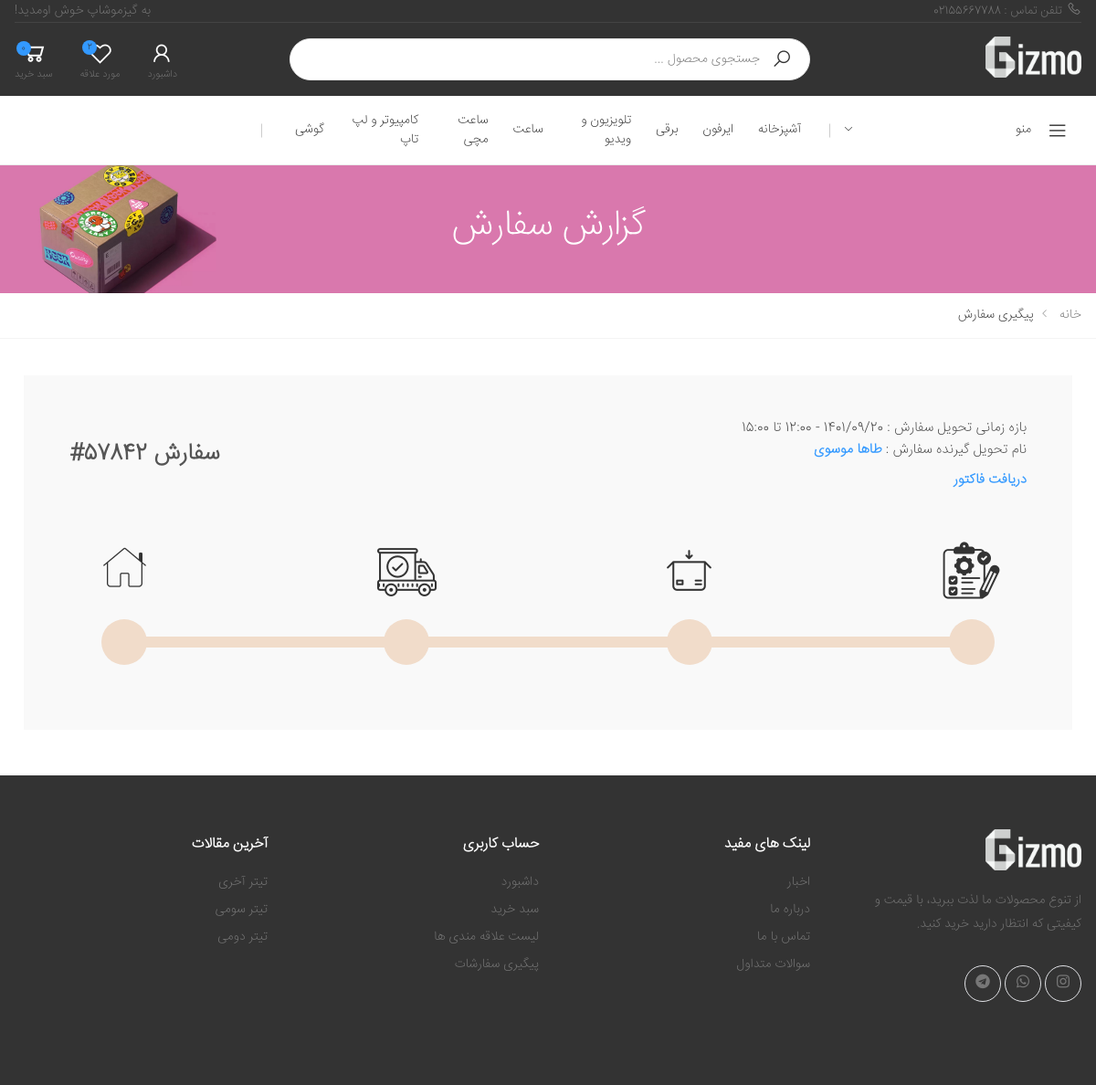
The page /orders/137/ (signed in) on the database its author committed.
### stuff/models.py (models this page shows, shortened)
class Category(models.Model):
    sub_category = models.ForeignKey('self',on_delete=models.CASCADE, related_name='scategory',null=True,blank=True)
    is_sub = models.BooleanField(default=False)
    name = models.CharField(max_length=200)
    slug = models.SlugField(max_length=200,unique=True)
    class Meta:
        ordering = ('name',)
        verbose_name = 'category'
        verbose_name_plural = 'categories'
    def get_absolute_url(self):
        return reverse('stuff:category_detail',args=[self.id,1])

### accounts/models.py (models this page shows, shortened)
class User(AbstractBaseUser):
    phoneNumber = models.CharField(unique=True, max_length=11)
    full_name = models.CharField(max_length=100, null=True, blank=True)
    is_admin = models.BooleanField(default=False)
    is_active = models.BooleanField(default=True)
    email = models.EmailField(unique=True)
    profile = models.OneToOneField(ProfileUser,on_delete=models.SET_NULL,blank=True,null=True,related_name="user")
    can_change_password = models.BooleanField(default=False)
    code = models.IntegerField(blank=True,null=True)
    wishlist = models.ManyToManyField(Product,blank=True,related_name ="wishlist")
    informing = models.ManyToManyField(Product,blank=True,related_name ="informing")
    USERNAME_FIELD = 'phoneNumber'
    objects = MyUserManager()

### orders/models.py (models this page shows, shortened)
class Order(models.Model):
    user = models.ForeignKey(settings.AUTH_USER_MODEL,on_delete=models.CASCADE,related_name='orders')
    created = models.DateTimeField(auto_now_add=True)
    updated = models.DateTimeField(auto_now=True)
    paid = models.BooleanField(default=False)
    discount = models.IntegerField(blank=True,null=True,default=None)
    receipt = models.ImageField(upload_to='web_shop/receipt/%Y/%m/',blank=True,null=True)
    receipt_bool = models.BooleanField(default=False)
    ref_id = models.CharField(max_length=100,blank=True,null=True,default=None)
    authority = models.CharField(max_length=100,blank=True,null=True,default=None)
    address = models.ForeignKey(Address,on_delete=models.CASCADE,blank=True,null=True,default=None)
    processed = models.BooleanField(default=False)
    packing = models.BooleanField(default=False)
    shipped = models.BooleanField(default=False)
    deliveried = models.BooleanField(default=False)
    class Meta:
        ordering = ('-created',)
    def get_order_number(self):
        order_id = self.id
        order_num = abs(hash(self.created)) % (10 ** 5)
        order_num_str = str(order_num).zfill(5)
        return order_num_str

### blog/models.py (models this page shows, shortened)
class Article(models.Model):
    status_ch = (
        ('p' , "انتشار یافته"),
        ('d', "پیش نویس"),
        ('i', "در انتظار انتشار"),
        ('b',"برگشت داده شده"),
    )
    title = models.CharField(max_length=50,verbose_name="تیتر")
    text = models.TextField(verbose_name="متن")
    Author = models.ForeignKey(User,on_delete=models.CASCADE,related_name="articles",verbose_name="نویسنده")
    Cover = models.ImageField(upload_to="web_shop/blog/articles/%Y/%m/",null=True,blank=True,verbose_name="تصویر")
    drafted = models.DateTimeField(auto_now_add=True,verbose_name="تاریخ پیش نویس")
    publish = models.DateTimeField(default=timezone.now,verbose_name="تاریخ انتشار")
    update = models.DateTimeField(auto_now=True,verbose_name="تاریخ آپدیت")
    slug = models.SlugField(max_length=40, unique = True,verbose_name="آدرس")
    status = models.CharField(max_length=1,choices = status_ch,verbose_name="وضعیت")
    Category = models.ManyToManyField(Category,related_name = "articles",verbose_name="دسته بندی")
    views = models.PositiveIntegerField(default=0, verbose_name="تعداد بازدید")
    is_for_landing = models.BooleanField(default=False)
    objects = ArticleManager()
    def get_absolute_url(self):
        return reverse("blog:article",args=[self.slug])
    def shamsi_date(self):
        return jalali_converter(self.publish)
    shamsi_date.short_description = "publish"

### orders/views.py (the view)
# urls.py: path('',detail,name='detail'),
@login_required
def detail(request,order_id):
    Info = InformationsForTemplate(request)
    form = CouponForm
    order = get_object_or_404(Order,id=order_id)
    Info['order'] = order
    Info['form'] = form
    if (order.user != request.user) and not(request.user.is_admin):
        return render(request,'facades/404.html', Info)
    if order.paid or order.receipt_bool:
        return render(request,'orders/trackOrders.html', Info)
    return render(request,'facades/404.html', Info)

### orders/templates/orders/trackOrders.html (shortened to what this page needs)
{% extends 'facades/base.html' %}
{% load static %}
{% block css %}
{% include 'facades/parts/css.html' %}
{% endblock %}
{% block main %}
        <main class="main">
            <div class="page-header text-center" style="background-image: url({% static 'facades/images/tracking.png' %})">
                <div class="container">
                    <h1 class="page-title" style="color:#ffffff">گزارش سفارش</h1>
                </div>
            </div>
            <nav aria-label="breadcrumb" class="breadcrumb-nav">
                <div class="container">
                    <ol class="breadcrumb">
                        <li class="breadcrumb-item"><a href="{% url 'facades:home' %}">خانه</a></li>
                        <li class="breadcrumb-item active" aria-current="page">پیگیری سفارش</li>
                    </ol>
                </div>
            </nav>
            <div class="page-content">
                <div class="container">
                    <div class="trackorder-content col-md-12">
                        <div class="trackorder-inner">
                            <div class="trackorder-top">
                                <div class="trackorder-detail">
                                    <div>بازه زمانی تحویل سفارش : 1401/09/20 - 12:00 تا 15:00</div>
                                    <div>نام تحویل گیرنده سفارش : <span>{{request.user.full_name}}</span></div>
                                    <div><a href="{% url 'orders:factor' order.id %}"><span>دریافت فاکتور</span></a></div>
                                </div>
                                <h2 class="trackorder-id">سفارش {{order.get_order_number}}#</h2>
                            </div>
                            <div class="trackorder-bottom">
                                <div class="trackorder-progress">
                                    <ul class="trackorder-progressbar">
                                        <li class="trackorder-step {% if order.processed %} active {% endif %}"><span class="track-icon"> <img
                                                    src="{% static 'facades/images/track%20order/processed.png' %}"
                                                    alt="track_order"></span><span
                                                class="progressbar-track"></span></li>
                                        <li class="trackorder-step {% if order.packing %} active {% endif %}"><span class="track-icon"> <img
                                                    src="{% static 'facades/images/track%20order/packing.png' %}"
                                                    alt="track_order"></span><span
                                                class="progressbar-track"></span></li>
                                        <li class="trackorder-step {% if order.shipped %} active {% endif %}"><span class="track-icon"> <img
                                                    src="{% static 'facades/images/track%20order/shipped.png' %}"
                                                    alt="track_order"></span><span
                                                class="progressbar-track"></span></li>
                                        <li class="trackorder-step {% if order.deliveried %} active {% endif %}"><span class="track-icon"> <img
                                                    src="{% static 'facades/images/track%20order/deliveried.png' %}"
                                                    alt="track_order"></span><span
                                                class="progressbar-track"></span></li>
                                    </ul>
                                </div>
                            </div>
                        </div>
                    </div>
                </div>
            </div>
        </main>
{% endblock %}

### facades/templates/facades/parts/black_header.html (shortened to what this page needs)
{% load static %}
<header class="header header-intro-clearance header-3">
    <div class="header-top">
        <div class="container">
                    <div class="header-left">
                        <a href=""><i class="icon-phone"></i>تلفن تماس : 02155667788</a>
                    </div>
                    <div class="header-right">
                        <ul class="top-menu">
                            <li>
                                <ul>
                                    <li><p> به گیزموشاپ خوش اومدید! </li></p>
                                </ul>
                            </li>
                        </ul>
                    </div>
                </div>
    </div>
    <div class="header-middle" style="height: 8rem;">
        <div class="container" style="height: 8rem;">
            <div class="header-left">
                <a href="{% url 'facades:home' %}" class="logo">
                    <img src="{% static 'facades/images/gizmo_dark_typo01.png' %}" alt="Logo image" width="105" height="25">
                </a>
            </div>
            <div class="header-center">
                <div class="header-search header-search-extended header-search-visible d-none d-lg-block">
                    <form action="{% url 'stuff:product_search' 1 %}" method="GET">
                      <div class="header-search-wrapper search-wrapper-wide">
                        <button class="btn btn-primary" type="submit"><i class="icon-search"></i></button>
                        <input type="search" class="form-control" name="query" id="query" placeholder="جستجوی محصول ..." required>
                      </div>
                    </form>
                  </div>
            </div>
            <div class="header-right">
              {% if request.user.is_authenticated %}
              <div class="wishlist">
                  <a href="{% url 'administratorship:dashboard' %}">
                      <div class="icon">
                          <i class="icon-user"></i>
                      </div>
                      <p>داشبورد</p>
                  </a>
              </div>
              <div class="wishlist">
                            <a href="{% url 'stuff:showWishList' 1 %}" title="لیست محصولات مورد علاقه شما">
                                <div class="icon">
                                    <i class="icon-heart-o"></i>
                                    <span class="wishlist-count badge">{{wishlistAmount}}</span>
                                </div>
                                <p>مورد علاقه</p>
                            </a>
                  </div>
                <div class="dropdown cart-dropdown">
                    <a href="{% url 'cart:detail' %}" class="dropdown-toggle" role="button" data-toggle="dropdown"
                        aria-haspopup="true" aria-expanded="false" data-display="static">
                        <div class="icon">
                            <i class="icon-shopping-cart"></i>
                            <span class="cart-count">{{cart.get_count}}</span>
                        </div>
                        <p>سبد خرید</p>
                    </a>
                </div>
                {% endif %}
            </div>
        </div>
    </div>
    <div class="header-bottom sticky-header">
        <div class="container">
            <div class="header-left">
                <div class="dropdown category-dropdown">
                    <a href="#" class="dropdown-toggle" role="button" data-toggle="dropdown"
                        aria-haspopup="true" aria-expanded="false" data-display="static"
                        title="دسته بندی فروشگاه">
                        منو <i class="icon-angle-down"></i>
                    </a>
                </div>
            </div>
            <div class="header-center">
                <nav class="main-nav">
                    <ul class="menu sf-arrows">
                        {% for cat in allCategories %}
                        <li>
                            <a href="{{cat.get_absolute_url}}">{{cat.name}}</a>
                        </li>
                        {% endfor %}
                    </ul>
                </nav>
            </div>
            <div class="header-right">
            </div>
        </div>
    </div>
</header>

### facades/templates/facades/parts/footer.html (shortened to what this page needs)
{% load static %}
<footer class="footer footer-dark">
    <div class="footer-middle">
        <div class="container">
            <div class="row" >
                <div class="col-sm-6 col-lg-3" style="height: 25rem;">
                    <div class="widget widget-about" >
                        <img src="{% static 'facades/images/gizmo_dark_typo01.png' %}" class="footer-logo" alt="Footer Logo"
                            width="105" height="45" >
                        <p>از تنوع محصولات ما لذت ببرید، با قیمت و کیفیتی که انتظار دارید خرید کنید.</p>
                        <div class="social-icons" >
                            <a href="https://www.instagram.com/gizmoshop.ir/" class="social-icon" title="اینستاگرام" target="_blank"><i
                                  class="icon-instagram"></i></a>
                            <a href="#" class="social-icon" title="واتساپ" target="_blank"><i
                                    class="icon-whatsapp"></i></a>
                            <a href="#" class="social-icon" title="تلگرام" target="_blank"><i
                                    class="icon-telegram"></i></a>
                        </div>
                    </div>
                </div>
                <div class="col-sm-6 col-lg-3">
                    <div class="widget">
                        <h4 class="widget-title">لینک های مفید</h4>
                        <ul class="widget-list">
                            <li><a href="{% url 'blog:home_blog' %}">اخبار</a></li>
                            <li><a href="{% url 'facades:aboutUs' %}">درباره ما</a></li>
                            <li><a href="{% url 'facades:contact' %}">تماس با ما</a></li>
                            <li><a href="{% url 'facades:FAQ' %}">سوالات متداول</a></li>
                        </ul>
                    </div>
                </div>
                <div class="col-sm-6 col-lg-3">
                    <div class="widget">
                        <h4 class="widget-title">حساب کاربری</h4>
                        <ul class="widget-list">
                            <li><a href="{% url 'administratorship:dashboard' %}">داشبورد</a></li>
                            <li><a href="{% url "cart:detail" %}">سبد خرید</a></li>
                            <li><a href="{% url "stuff:showWishList" 1 %}">لیست علاقه مندی ها</a></li>
                            <li><a href="{% url "administratorship:dashboard" %}">پیگیری سفارشات</a></li>
                        </ul>
                    </div>
                </div>
                <div class="col-sm-6 col-lg-3">
                    <div class="widget">
                        <h4 class="widget-title">آخرین مقالات</h4>
                        <ul class="widget-list">
                            {% for article in footer_articles %}
                            <li><a href="{{article.get_absolute_url}}">{{article.title}}</a></li>
                            {% endfor %}
                        </ul>
                    </div>
                </div>
            </div>
        </div>
    </div>
</footer>

### rows shown on the page
Category: name "آشپزخانه"
Category: name "ایرفون"
Category: name "برقی"
Category: name "تلویزیون و ویدیو"
Category: name "ساعت"
Category: name "ساعت مچی"
Category: name "کامپیوتر و لپ تاپ"
Category: name "گوشی"
User: user.full_name "طاها موسوی"
Order: get_order_number "57842"
Article: title "تیتر آخری"
Article: title "تیتر سومی"
Article: title "تیتر دومی"

### other values the page prints
{{ wishlistAmount }} "2"
{{ cart.get_count }} "0"
